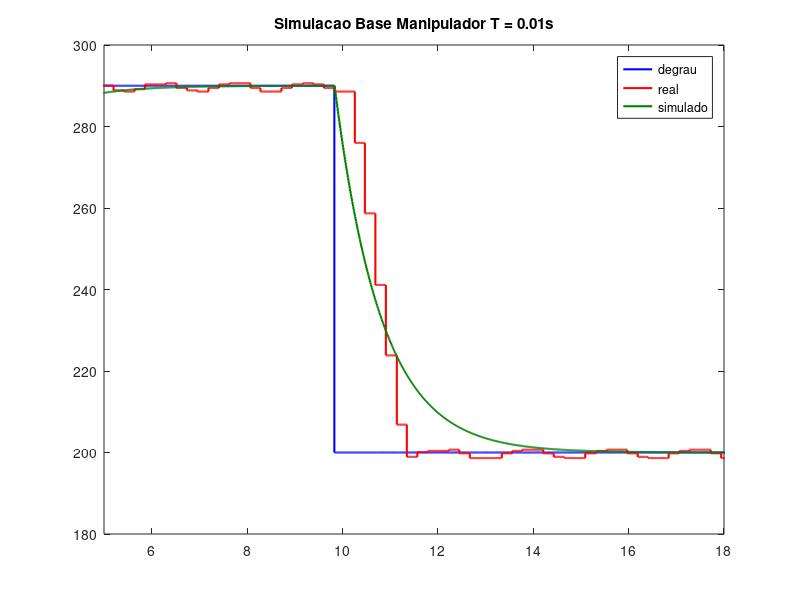
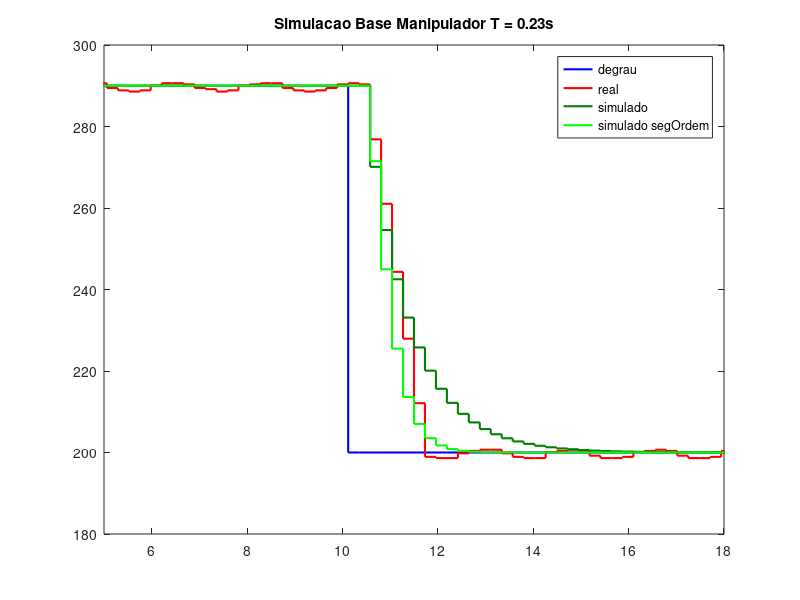
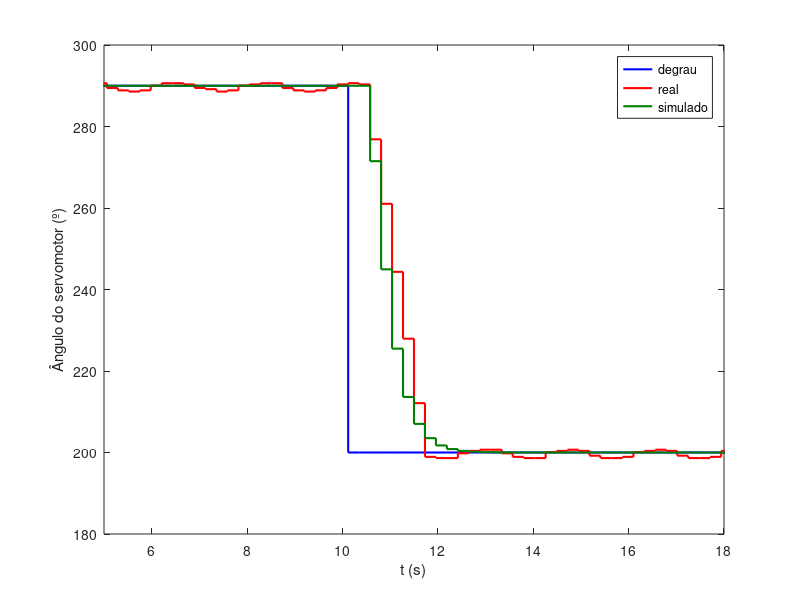
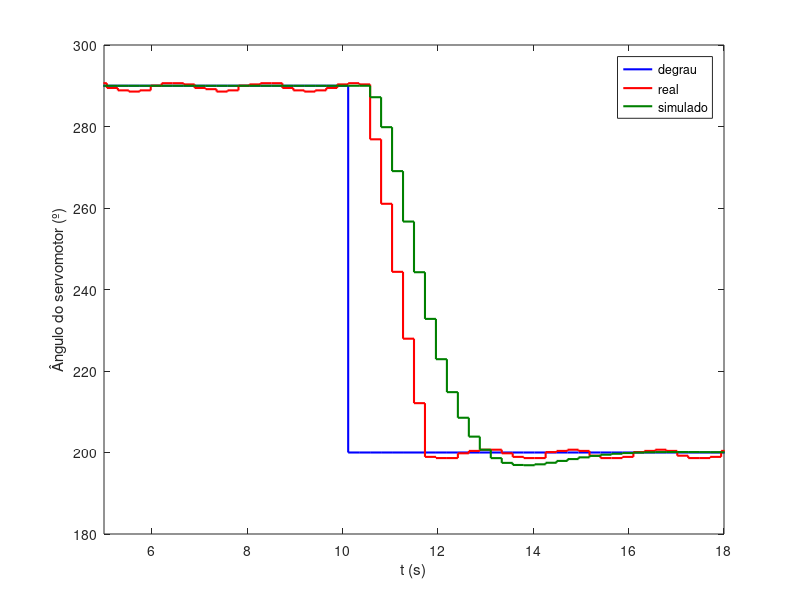

These charts were generated, in order, by the following MATLAB code:
clc;
close all;

load('inputBase0_01.mat')
load('outputBase0_01.mat')
load('inputBase0_23.mat')
load('outputBase0_23.mat')

darkGreen = [0, 0.5, 0];
darknessGreen = [0, 0.1, 0];

tfBase0_01 = tf([0.0102],[1 -0.9898],0.01)

% Um polo - Discreto direto
tfBase0_23 = tf(1,[.92 1])
tfBase0_23 = c2d(tfBase0_23, 0.23,'zoh')
% Dois polos
tfBase0_23_segOrdem = tf([13.3384],[1 7.3043 13.3384])
tfBase0_23_segOrdem = c2d(tfBase0_23_segOrdem, 0.23,'zoh')

timeBase0_01 = 0:0.01:19.99;
timeBase0_23 = 0:0.23:19.78;

refBase0_23_estab = zeros(1,187);
timeBase0_23_estab = 0:0.23:42.78;

for idx = 1:187
    if idx <= 145
        refBase0_23_estab(1,idx) = 290;
    else
        refBase0_23_estab(1,idx) = 200;
    end
end

resultStepBase0_01 = lsim(tfBase0_01,inputBase0_01,timeBase0_01);

resultStepBase0_23 = lsim(tfBase0_23,refBase0_23_estab,timeBase0_23_estab);
resultStepBase0_23_segOrdem = lsim(tfBase0_23_segOrdem,refBase0_23_estab,timeBase0_23_estab);

figure(1)
stairs(timeBase0_01(1,:),inputBase0_01(:,1),'b', 'LineWidth', 1.5);
hold on
stairs(timeBase0_01(1,:),outputBase0_01(:,1),'r', 'LineWidth', 1.5);
hold on
stairs(timeBase0_01(1,:),resultStepBase0_01,'Color',[0,.5,0], 'LineWidth', 1.5);
axis([5 18 180 300])
legend('degrau','real','simulado')
title('Simulacao Base Manipulador T = 0.01s')

figure(2)
stairs(timeBase0_23(1,:),inputBase0_23(:,1),'b', 'LineWidth', 1.5);
hold on
stairs(timeBase0_23(1,:),outputBase0_23(:,1),'r', 'LineWidth', 1.5);
hold on
stairs(timeBase0_23(1,:),resultStepBase0_23(101:187,1),'Color',darkGreen, 'LineWidth', 1.5);
hold on
stairs(timeBase0_23(1,:),resultStepBase0_23_segOrdem(101:187,1),'g', 'LineWidth', 1.5);
axis([5 18 180 300])
legend('degrau','real','simulado', 'simulado segOrdem')
title('Simulacao Base Manipulador T = 0.23s')

figure(3)
stairs(timeBase0_23(1,:),inputBase0_23(:,1),'b', 'LineWidth', 1.5);
hold on
stairs(timeBase0_23(1,:),outputBase0_23(:,1),'r', 'LineWidth', 1.5);
hold on
stairs(timeBase0_23(1,:),resultStepBase0_23_segOrdem(101:187,1),'Color',darkGreen, 'LineWidth', 1.5);
axis([5 18 180 300])
legend('degrau','real', 'simulado')
xlabel('t (s)')
ylabel('Ângulo do servomotor (º)')
%title('Simulacao Base Manipulador T = 0.23s')

% ---------------------------- Malha Fechada -------------------------

% C_BASE = C_FOREARM = ( 3.74*s + 3.4 ) / s
% 
% pid = kp + ki/s + kd*s
% 
% Zero = -0.909090
% Polo = 0
% 
% Kp = 3.74
% Ki = 3.4

%c_pi = tf([3.74 3.4],[1 0])
%c_pi = c2d(c_pi,0.23,'zoh')
% c_pi = tf([0.41305 -0.200783605],[1 -1],0.23)

% Tirando o zero nao minimo do controlador
c_pi = tf([0.152 0.032],[1 -1],0.23)
mf_Base = feedback(c_pi*tfBase0_23_segOrdem,1)

result_mf_step_base = lsim(mf_Base,refBase0_23_estab,timeBase0_23_estab);

figure(4)
stairs(timeBase0_23(1,:),inputBase0_23(:,1),'b', 'LineWidth', 1.5);
hold on
stairs(timeBase0_23(1,:),outputBase0_23(:,1),'r', 'LineWidth', 1.5);
hold on
stairs(timeBase0_23(1,:),result_mf_step_base(101:187,1),'b','Color',darkGreen, 'LineWidth', 1.5);
axis([5 18 180 300])
legend('degrau','real','simulado')
xlabel('t (s)')
ylabel('Ângulo do servomotor (º)')
%title('Simulacao MF Base Manipulador')
